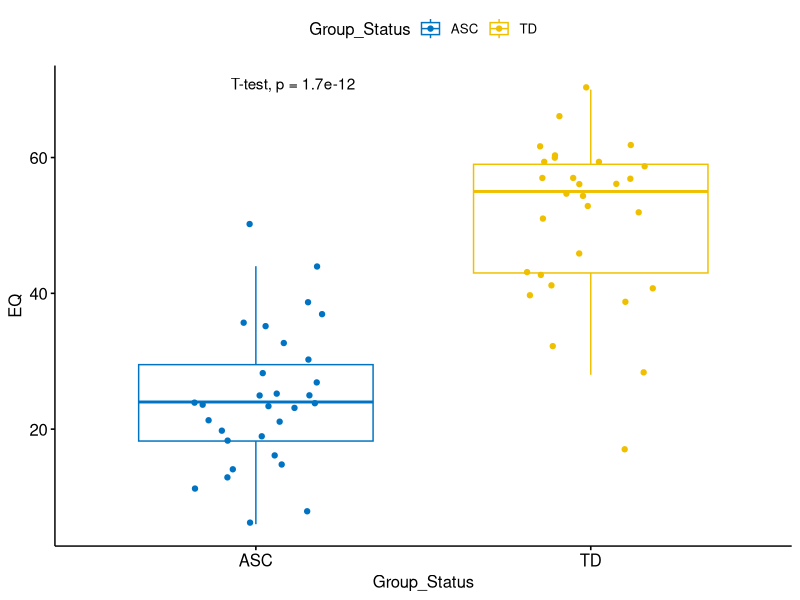
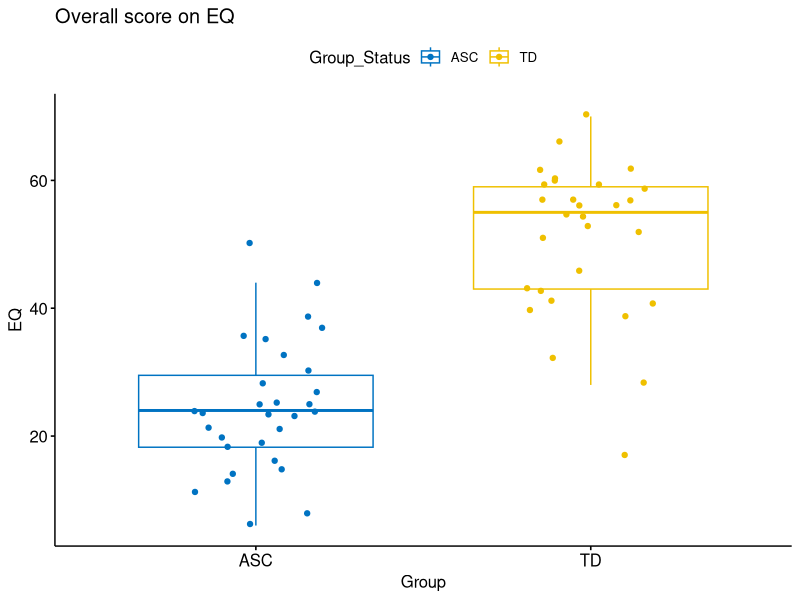

Source code (R) for these figures, in order: (Note: this script raises an error after producing the figures.)
#ID reduction down to only used variables no exploratory

library(Matrix)
library(tidyverse)
library(readr)

library(readr)
All_IDs <- read_csv("Tidy_RT_data/All_IDs.csv")
View(All_IDs)


Reduced_IDs_IR <- All_IDs[ , c("participant", "Age", "Gender", "Comprehension_accuracy_IR", "SRS_total_score_raw", "SRS_total_score_t", 
                               "Total_SRS_Category", "EQ", "Total_RAN", "Total_reading_cluster")]

view(Reduced_IDs_IR)


#write.csv (Reduced_IDs_IR,"//nask.man.ac.uk/home$/Desktop/ASC_small/Tidy_RT_data\\Reduced_IDs_IR", row.names = TRUE)

# Lets do some t.tests
Reduced_IDs_IR <- read_csv("Tidy_RT_data/Reduced_IDs_IR.csv")
View(Reduced_IDs_IR)

#Add in group status
Reduced_IDs_IR <- Reduced_IDs_IR%>%
  mutate(Group_Status = participant <= 30)

# Rename TRUE FALSE to more meaningful labels.
Reduced_IDs_IR$Group_Status[Reduced_IDs_IR$Group_Status == 'TRUE'] <- "ASC"
Reduced_IDs_IR$Group_Status[Reduced_IDs_IR$Group_Status == 'FALSE'] <- "TD"
view(Reduced_IDs_IR)

#Remove row 61 as missing data if you wanted to remove a columnjust remove the , so [-61]
Reduced_IDs_IR <- Reduced_IDs_IR[-61,]
Reduced_IDs_IR <- Reduced_IDs_IR[-41,]
#view(Reduced_IDs_IR)

library(ggpubr)
#EQ
compare_means(EQ ~ Group_Status, data = Reduced_IDs_IR, method = "t.test")

#stat_compare_means(mapping = NULL, comparisons = "Group_Status" hide.ns = FALSE,
#                   label = p.signif,  label.x = NULL, label.y = NULL,  ...)

p <- ggboxplot(Reduced_IDs_IR, x = "Group_Status", y = "EQ",
               color = "Group_Status", palette = "jco",
               add = "jitter")
#  Add p-value
p + stat_compare_means(method = "t.test")
p + labs(title = "Overall score on EQ", x = "Group", y = "EQ")

t.test(EQ ~ Group_Status, data = Reduced_IDs_IR)

Reduced_IDs_IR %>% 
  group_by(Group_Status) %>%
  summarize(meanASC = mean(EQ),
            sdASC = sd(EQ))

#Age
t.test(Age ~ Group_Status, data = Reduced_IDs_IR)
Reduced_IDs_IR %>% 
  group_by(Group_Status) %>%
  summarize(meanASC = mean(Age),
            sdASC = sd(Age))

#Gender
t.test(Gender ~ Group_Status, data = Reduced_IDs_IR)
#total number 34 female 25 male
sum(Reduced_IDs_IR$Gender == 'Female')
sum(Reduced_IDs_IR$Gender == 'Male')

Reduced_IDs_IR %>% 
  group_by(Group_Status) %>%
  count(Reduced_IDs_IR$Gender == 'Female')

#What kind of analysis should I do on gender????

#Comprehension Accuracy
t.test(Comprehension_accuracy_IR ~ Group_Status, data = Reduced_IDs_IR)
Reduced_IDs_IR %>% 
  group_by(Group_Status) %>%
  summarize(meanASC = mean(Comprehension_accuracy_IR),
            sdASC = sd(Comprehension_accuracy_IR))

#WRMT-III
t.test(Total_reading_cluster ~ Group_Status, data = Reduced_IDs_IR)
Reduced_IDs_IR %>% 
  group_by(Group_Status) %>%
  summarize(meanASC = mean(Total_reading_cluster),
            sdASC = sd(Total_reading_cluster))

compare_means(Total_reading_cluster ~ Group_Status, data = Reduced_IDs_IR, method = "t.test")

#stat_compare_means(mapping = NULL, comparisons = "Group_Status" hide.ns = FALSE,
#                   label = p.signif,  label.x = NULL, label.y = NULL,  ...)

p <- ggboxplot(Reduced_IDs_IR, x = "Group_Status", y = "Total_reading_cluster",
               color = "Group_Status", palette = "jco",
               add = "jitter")
#  Add p-value
p + stat_compare_means(method = "t.test")
p + labs(title = "Overall score on WRMT-III", x = "Group", y = "Total Reading Score")


#SRS-2 total t score
t.test(SRS_total_score_t ~ Group_Status, data = Reduced_IDs_IR)
Reduced_IDs_IR %>% 
  group_by(Group_Status) %>%
  summarize(meanASC = mean(SRS_total_score_t),
            sdASC = sd(SRS_total_score_t))

compare_means(SRS_total_score_t ~ Group_Status, data = Reduced_IDs_IR, method = "t.test")

#stat_compare_means(mapping = NULL, comparisons = "Group_Status" hide.ns = FALSE,
#                   label = p.signif,  label.x = NULL, label.y = NULL,  ...)

p <- ggboxplot(Reduced_IDs_IR, x = "Group_Status", y = "SRS_total_score_t",
               color = "Group_Status", palette = "jco",
               add = "jitter")
#  Add p-value
p + stat_compare_means(method = "t.test")
p + labs(title = "Overall score on SRS-2", x = "Group", y = "Total t Score")


#RAN
t.test(Total_RAN ~ Group_Status, data = Reduced_IDs_IR)
Reduced_IDs_IR %>% 
  group_by(Group_Status) %>%
  summarize(meanASC = mean(Total_RAN),
            sdASC = sd(Total_RAN))
compare_means(Total_RAN ~ Group_Status, data = Reduced_IDs_IR, method = "t.test")

#stat_compare_means(mapping = NULL, comparisons = "Group_Status" hide.ns = FALSE,
#                   label = p.signif,  label.x = NULL, label.y = NULL,  ...)

p <- ggboxplot(Reduced_IDs_IR, x = "Group_Status", y = "Total_RAN",
               color = "Group_Status", palette = "jco",
               add = "jitter")
#  Add p-value
p + stat_compare_means(method = "t.test")
p + labs(title = "Overall score on RAN", x = "Group", y = "RAN score in ms.")
